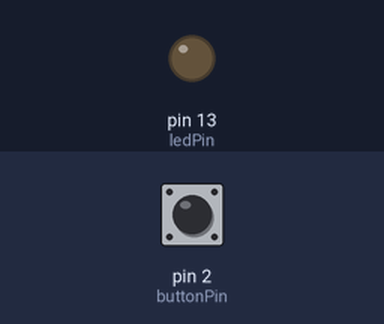
Recording of a sketch running on a simulated Arduino Uno, built with avr-gcc and run on an emulated ATmega328P. On the bench: output pins drawn as LEDs (lit = HIGH). The test bench sets the inputs (shaded band); at power-on: pin 2 (buttonPin) HIGH.

Above: at 1.2 s.
1.3 s: pin 2 (buttonPin) pulled LOW for 3.2 s
At 5.4 s:
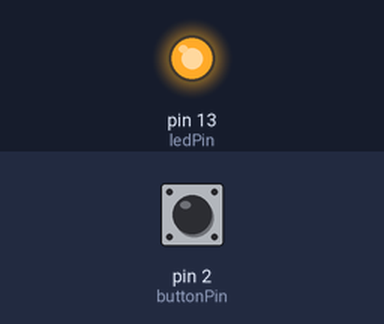
6.0 s: pin 2 (buttonPin) pulled LOW for 0.15 s
At 6.7 s:
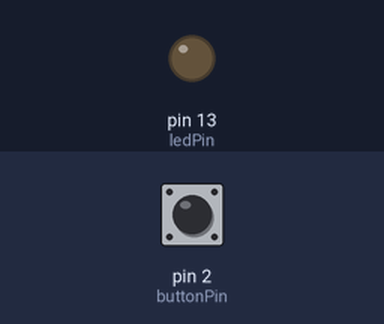
Timing chart, 0 to 9.0 s (numbered marks = the images above; inputs shaded):
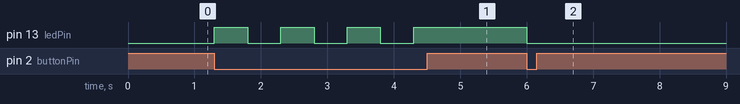

The sketch:

other_button.ino
```cpp
int buttonPin = 2;
int ledPin = 13;
boolean ledState =false;     //记录LED的状态
boolean buttonState = true;   //记录按键的状态

void setup() {
  // put your setup code here, to run once:

   pinMode(buttonPin,INPUT_PULLUP);
   pinMode(ledPin,OUTPUT);
}

void loop() {
  // put your main code here, to run repeatedly:

   //等待按键按下
   while(digitalRead(buttonPin)==HIGH)
   {
   }
  if(ledState==true)
    {
      digitalWrite(ledPin,LOW);
      ledState=!ledState;      //将非ledState的值赋给ledState
    }
    else
     {
      digitalWrite(ledPin,HIGH);
      ledState =!ledState;
     }
   delay(500);
}
```

Measured:
- after the input at 1.3 s, pin 13 (ledPin): alternates HIGH for 0.50 s and LOW for 0.50 s, 7 changes in all, then stays HIGH, starting at once
- after the input at 6.0 s, pin 13 (ledPin): HIGH → LOW at once
